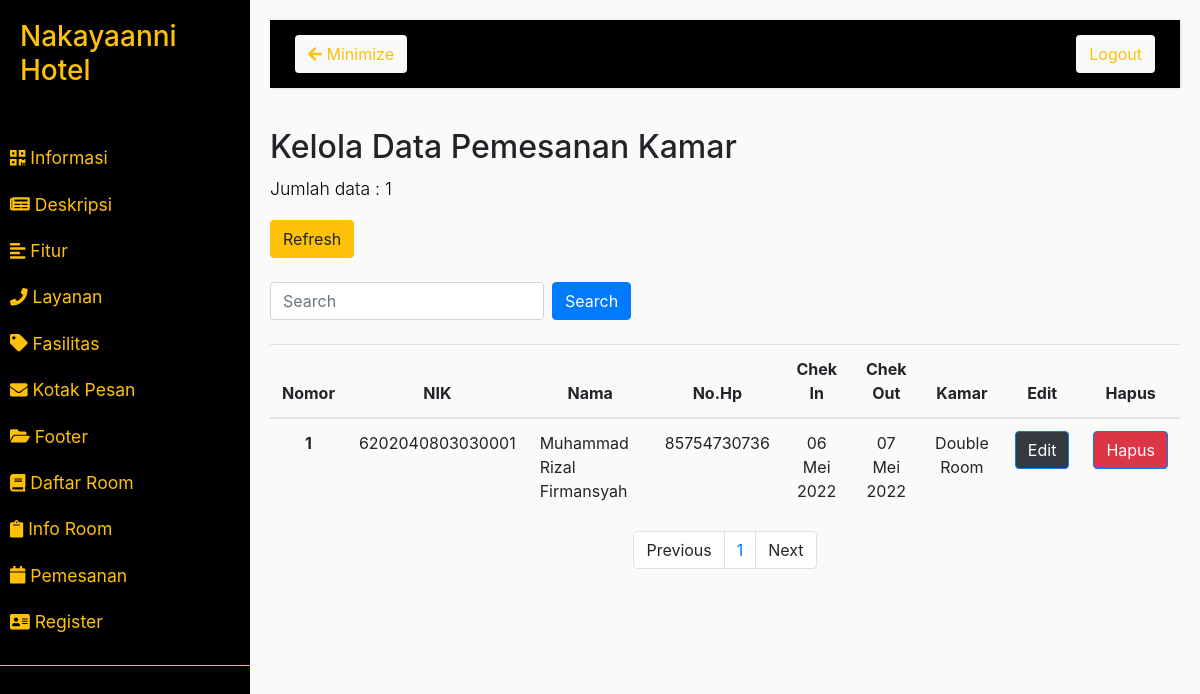
Page /admin/daftar/pemesanan.php on the committed database.
### tables this page shows
CREATE TABLE `tb_pesan` (
  `nik` varchar(16) NOT NULL,
  `id_room` int(2) NOT NULL,
  `nama` varchar(30) NOT NULL,
  `no_hp` bigint(12) NOT NULL,
  `cek_in` date NOT NULL,
  `cek_out` date NOT NULL
);

CREATE TABLE `tb_room` (
  `id_room` int(2) NOT NULL,
  `nama_room` varchar(30) NOT NULL
);

### function.php (called while the page is built, shortened)
<?php
    require("connect.php");
    function query($query)
    {
        global $conn;
        $result = mysqli_query($conn, $query);
        $rows = [];
        while ($row = mysqli_fetch_assoc($result)) {
            $rows[] = $row;
        }
        return $rows;
    }
    function limitpesan()
    {
        global $conn;
        $query = "SELECT r.nama_room, p.nik, p.id_room, p.nama, p.no_hp, p.cek_in, p.cek_out FROM tb_pesan as p INNER JOIN tb_room as r ON (r.id_room = p.id_room)";
        $result = mysqli_query($conn, $query);
        $jumlah_data = mysqli_num_rows($result);
        return $jumlah_data;
    }
    function pagingpesan($halaman_awal, $batas)
    {
        global $conn;
        $query = "SELECT r.nama_room, p.nik, p.id_room, p.nama, p.no_hp, p.cek_in, p.cek_out FROM tb_pesan as p INNER JOIN tb_room as r ON (r.id_room = p.id_room) ORDER BY p.cek_in ASC LIMIT $halaman_awal, $batas ";
        $result = mysqli_query($conn, $query);
        $rows = [];
        while ($row = mysqli_fetch_assoc($result)) {
            $rows[] = $row;
        }
        return $rows;
    }
    function tgl_indo($tgl){
		$tanggal = substr($tgl,8,2);
		$bulan = getBulan(substr($tgl,5,2));
		$tahun = substr($tgl,0,4);
		return $tanggal.' '.$bulan.' '.$tahun;
	}
	function getBulan($bln){
		switch ($bln) {
			case 5:
				return "Mei";
				break;
		}
	}
?>

### admin/daftar/pemesanan.php (the view, shortened to what this page needs)
<?php
    require_once('../../connect.php');
    require_once('../../function.php');
    require_once('../section/header.php');
    require_once('../section/sidebar.php');
    $jml_pesan = query("SELECT COUNT(nik) as 'pesan' FROM tb_pesan")[0];
?>
    <h2>Kelola Data Pemesanan Kamar</h2>
    <p>Jumlah data : <?php echo $jml_pesan['pesan']; ?></p>
    <a class="btn btn-warning" href="pemesanan.php">Refresh</a>
    <br><br>
    <form class="form-inline" action="" method="POST">
        <input type="text" name="keyword" class="form-control mr-sm-2" type="search" placeholder="Search" aria-label="Search">
        <button type="submit" class="btn btn-primary my-2 my-sm-0" name="cari">Search</button>
    </form>
    <br>
    <table class="table">
        <thead class="thead-info">
            <tr class="text-center">
                <th>Nomor</th>
                <th>NIK</th>
                <th>Nama</th>
                <th>No.Hp</th>
                <th>Chek In</th>
                <th>Chek Out</th>
                <th>Kamar</th>
                <th>Edit</th>
                <th>Hapus</th>
            </tr>
        </thead>
        <tbody>
        <?php
            $batas = 5;
            $halaman = isset($_GET['halaman']) ? (int)$_GET['halaman'] : 1;
            $halaman_awal = ($halaman > 1) ? ($halaman * $batas) - $batas : 0;
            $previous = $halaman - 1;
            $next = $halaman + 1;
            $jumlah_data = limitpesan();
            $total_halaman = ceil($jumlah_data / $batas);
            $jml_informasi = pagingpesan($halaman_awal, $batas);
            $no = $halaman_awal + 1;
            foreach ($jml_informasi as $hasil) {
                $input1 = tgl_indo($hasil['cek_in']);
                $input2 = tgl_indo($hasil['cek_out']);
        ?>
                <tr>
                    <th class="text-center" scope="row"><?php echo $no; ?></th>
                    <td class="text-center"><?php echo $hasil['nik']; ?></td>
                    <td><?php echo $hasil['nama']; ?></td>
                    <td class="text-center"><?php echo $hasil['no_hp']; ?></td>
                    <td class="text-center"><?php echo $input1; ?></td>
                    <td class="text-center"><?php echo $input2; ?></td>
                    <td class="text-center"><?php echo $hasil['nama_room']; ?></td>
                    <td class="text-center"><a class="btn btn-primary bg-dark" href="updatepemesanan.php?id=<?php echo $hasil['nik']; ?>">Edit</a></td>
                    <td class="text-center"><a class="btn btn-primary bg-danger" href="hapuspemesanan.php?id=<?php echo $hasil['nik']; ?>" onclick=" return confirm ('Apakah anda ingin menghapus data ini?');">Hapus</a>
                </tr>
        <?php
                $no++;
            }
        ?>
        </tbody>
    </table>
    <nav>
        <ul class="pagination justify-content-center">
            <li class="page-item">
                <a class="page-link" <?php if ($halaman > 1) {
                    echo "href='pemesanan.php?halaman=$previous'";
                } ?>>Previous</a>
            </li>
            <?php for ($x = 1; $x <= $total_halaman; $x++) { ?>
                <li class="page-item"><a class="page-link" href="pemesanan.php?halaman=<?php echo $x ?>"><?php echo $x; ?></a></li>
            <?php } ?>
            <li class="page-item">
                <a class="page-link" <?php if ($halaman < $total_halaman) {
                    echo "href='pemesanan.php?halaman=$next'";
                } ?>>Next</a>
            </li>
        </ul>
    </nav>
</div>
</div>
<?php
require_once('../section/footer.php');
?>

### admin/section/header.php (style rules this page uses)
body { background: #fafafa; }
p { font-size: 1.1em; font-weight: 300; line-height: 1.7em; color: #000000; }
a, a:hover, a:focus { color: inherit; text-decoration: none; transition: all 0.3s; }

### rows in the picture
tb_pesan: nik "6202040803030001", nama "Muhammad Rizal Firmansyah", no_hp "85754730736", cek_in "06 Mei 2022", cek_out "07 Mei 2022", id_room.nama_room "Double Room"

### other values in the picture
$jml_pesan['pesan'] "1"
